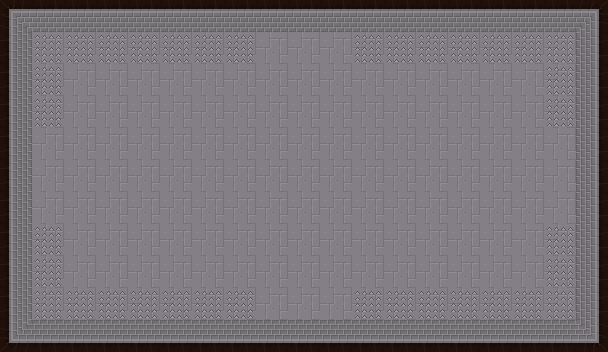

This game map was drawn from its Tiled (.tmx) file and the tilesets committed beside it. A one-line description and the full map source follow:
An orthogonal 19x11 tile map with 32x32 px tiles, 2 tile layers (ground, obstacles) and 49 objects.

<map version="1.5" tiledversion="1.5.0" orientation="orthogonal" renderorder="right-down" width="19" height="11" tilewidth="32" tileheight="32" infinite="0" nextlayerid="10" nextobjectid="127">
 <tileset firstgid="1" source="room2.tsx" />
 <layer id="1" name="ground" width="19" height="11">
  <data encoding="csv">
23,22,22,22,22,22,22,22,22,0,22,22,22,22,22,22,22,22,2684354583,
1610612758,19,19,19,19,19,19,19,19,19,19,19,19,19,19,19,19,19,2684354582,
1610612758,19,19,19,19,19,19,19,19,19,19,19,19,19,19,19,19,19,2684354582,
1610612758,19,19,19,19,19,19,19,19,19,19,19,19,19,19,19,19,19,2684354582,
1610612758,19,19,19,19,19,19,19,19,19,19,19,19,19,19,19,19,19,2684354582,
0,19,19,19,19,19,19,19,19,19,19,19,19,19,19,19,19,19,0,
1610612758,19,19,19,19,19,19,19,19,19,19,19,19,19,19,19,19,19,2684354582,
1610612758,19,19,19,19,19,19,19,19,19,19,19,19,19,19,19,19,19,2684354582,
1610612758,19,19,19,19,19,19,19,19,19,19,19,19,19,19,19,19,19,2684354582,
1610612758,19,19,19,19,19,19,19,19,19,19,19,19,19,19,19,19,19,2684354582,
1610612759,3221225494,3221225494,3221225494,3221225494,3221225494,3221225494,3221225494,3221225494,0,3221225494,3221225494,3221225494,3221225494,3221225494,3221225494,3221225494,3221225494,3221225495
</data>
 </layer>
 <objectgroup id="5" name="doors-UP">
  <object id="36" x="288" y="0" width="32" height="32" />
 </objectgroup>
 <objectgroup id="6" name="doors-RIGHT">
  <object id="78" x="576" y="160" width="32" height="32" />
 </objectgroup>
 <objectgroup id="7" name="doors-LEFT">
  <object id="125" x="288" y="160" width="32" height="32" />
  <object id="126" x="0" y="160" width="32" height="32" />
 </objectgroup>
 <objectgroup id="8" name="doors-DOWN">
  <object id="76" x="288.083" y="320" width="32" height="32" />
 </objectgroup>
 <layer id="3" name="obstacles" width="19" height="11">
  <data encoding="csv">
0,0,0,0,0,0,0,0,0,22,0,0,0,0,0,0,0,0,0,
0,21,21,21,21,21,21,21,0,0,0,21,21,21,21,21,21,21,0,
0,21,0,0,0,0,0,0,0,0,0,0,0,0,0,0,0,21,0,
0,21,0,0,0,0,0,0,0,0,0,0,0,0,0,0,0,21,0,
0,0,0,0,0,0,0,0,0,0,0,0,0,0,0,0,0,0,0,
1610612758,0,0,0,0,0,0,0,0,0,0,0,0,0,0,0,0,0,2684354582,
0,0,0,0,0,0,0,0,0,0,0,0,0,0,0,0,0,0,0,
0,21,0,0,0,0,0,0,0,0,0,0,0,0,0,0,0,21,0,
0,21,0,0,0,0,0,0,0,0,0,0,0,0,0,0,0,21,0,
0,21,21,21,21,21,21,21,0,0,0,21,21,21,21,21,21,21,0,
0,0,0,0,0,0,0,0,0,3221225494,0,0,0,0,0,0,0,0,0
</data>
 </layer>
 <objectgroup id="9" name="fire">
  <object id="79" x="46.6364" y="42.2121">
   <polygon points="0,0 -5.07508,6.75568 0.588415,12.6875 6.98742,6.59091" />
  </object>
  <object id="80" x="79.8182" y="41.6364">
   <polygon points="0,0 -5.07508,6.75568 0.588415,12.6875 6.98742,6.59091" />
  </object>
  <object id="81" x="110.727" y="42.1818">
   <polygon points="0,0 -5.07508,6.75568 0.588415,12.6875 6.98742,6.59091" />
  </object>
  <object id="82" x="143.273" y="42.5455">
   <polygon points="0,0 -5.07508,6.75568 0.588415,12.6875 6.98742,6.59091" />
  </object>
  <object id="83" x="174.727" y="42.5455">
   <polygon points="0,0 -5.07508,6.75568 0.588415,12.6875 6.98742,6.59091" />
  </object>
  <object id="84" x="206.909" y="42.3636">
   <polygon points="0,0 -5.07508,6.75568 0.588415,12.6875 6.98742,6.59091" />
  </object>
  <object id="85" x="239.455" y="42.1818">
   <polygon points="0,0 -5.07508,6.75568 0.588415,12.6875 6.98742,6.59091" />
  </object>
  <object id="88" x="366.681" y="42.1136">
   <polygon points="0,0 -5.07508,6.75568 0.588415,12.6875 6.98742,6.59091" />
  </object>
  <object id="89" x="399.863" y="41.5379">
   <polygon points="0,0 -5.07508,6.75568 0.588415,12.6875 6.98742,6.59091" />
  </object>
  <object id="90" x="430.772" y="42.0833">
   <polygon points="0,0 -5.07508,6.75568 0.588415,12.6875 6.98742,6.59091" />
  </object>
  <object id="91" x="463.318" y="42.447">
   <polygon points="0,0 -5.07508,6.75568 0.588415,12.6875 6.98742,6.59091" />
  </object>
  <object id="92" x="494.772" y="42.447">
   <polygon points="0,0 -5.07508,6.75568 0.588415,12.6875 6.98742,6.59091" />
  </object>
  <object id="93" x="526.954" y="42.2651">
   <polygon points="0,0 -5.07508,6.75568 0.588415,12.6875 6.98742,6.59091" />
  </object>
  <object id="94" x="559.5" y="42.0833">
   <polygon points="0,0 -5.07508,6.75568 0.588415,12.6875 6.98742,6.59091" />
  </object>
  <object id="95" x="366.181" y="299.03">
   <polygon points="0,0 -5.07508,6.75568 0.588415,12.6875 6.98742,6.59091" />
  </object>
  <object id="96" x="399.363" y="298.455">
   <polygon points="0,0 -5.07508,6.75568 0.588415,12.6875 6.98742,6.59091" />
  </object>
  <object id="97" x="430.272" y="299">
   <polygon points="0,0 -5.07508,6.75568 0.588415,12.6875 6.98742,6.59091" />
  </object>
  <object id="98" x="462.818" y="299.364">
   <polygon points="0,0 -5.07508,6.75568 0.588415,12.6875 6.98742,6.59091" />
  </object>
  <object id="99" x="494.272" y="299.364">
   <polygon points="0,0 -5.07508,6.75568 0.588415,12.6875 6.98742,6.59091" />
  </object>
  <object id="100" x="526.454" y="299.182">
   <polygon points="0,0 -5.07508,6.75568 0.588415,12.6875 6.98742,6.59091" />
  </object>
  <object id="101" x="559" y="299">
   <polygon points="0,0 -5.07508,6.75568 0.588415,12.6875 6.98742,6.59091" />
  </object>
  <object id="102" x="46.5147" y="298.697">
   <polygon points="0,0 -5.07508,6.75568 0.588415,12.6875 6.98742,6.59091" />
  </object>
  <object id="103" x="79.6965" y="298.121">
   <polygon points="0,0 -5.07508,6.75568 0.588415,12.6875 6.98742,6.59091" />
  </object>
  <object id="104" x="110.605" y="298.667">
   <polygon points="0,0 -5.07508,6.75568 0.588415,12.6875 6.98742,6.59091" />
  </object>
  <object id="105" x="143.151" y="299.03">
   <polygon points="0,0 -5.07508,6.75568 0.588415,12.6875 6.98742,6.59091" />
  </object>
  <object id="106" x="174.605" y="299.03">
   <polygon points="0,0 -5.07508,6.75568 0.588415,12.6875 6.98742,6.59091" />
  </object>
  <object id="107" x="206.787" y="298.848">
   <polygon points="0,0 -5.07508,6.75568 0.588415,12.6875 6.98742,6.59091" />
  </object>
  <object id="108" x="239.333" y="298.667">
   <polygon points="0,0 -5.07508,6.75568 0.588415,12.6875 6.98742,6.59091" />
  </object>
  <object id="109" x="46.7273" y="266.364">
   <polygon points="0,0 -5.07508,6.75568 0.588415,12.6875 6.98742,6.59091" />
  </object>
  <object id="110" x="47.2727" y="234.727">
   <polygon points="0,0 -5.07508,6.75568 0.588415,12.6875 6.98742,6.59091" />
  </object>
  <object id="111" x="46.5" y="74.5">
   <polygon points="0,0 -5.07508,6.75568 0.588415,12.6875 6.98742,6.59091" />
  </object>
  <object id="112" x="47" y="107">
   <polygon points="0,0 -5.07508,6.75568 0.588415,12.6875 6.98742,6.59091" />
  </object>
  <object id="113" x="559.091" y="266.727">
   <polygon points="0,0 -5.07508,6.75568 0.588415,12.6875 6.98742,6.59091" />
  </object>
  <object id="114" x="559.273" y="234.909">
   <polygon points="0,0 -5.07508,6.75568 0.588415,12.6875 6.98742,6.59091" />
  </object>
  <object id="115" x="558.727" y="106.545">
   <polygon points="0,0 -5.07508,6.75568 0.588415,12.6875 6.98742,6.59091" />
  </object>
  <object id="116" x="559.091" y="75.2727">
   <polygon points="0,0 -5.07508,6.75568 0.588415,12.6875 6.98742,6.59091" />
  </object>
 </objectgroup>
 <objectgroup id="4" name="border">
  <object id="117" x="0" y="0" width="288" height="32" />
  <object id="118" x="0" y="0" width="32" height="160" />
  <object id="119" x="0" y="192" width="32" height="160" />
  <object id="120" x="0" y="320" width="288" height="32" />
  <object id="121" x="320" y="320" width="288" height="32" />
  <object id="122" x="576" y="192" width="32" height="160" />
  <object id="123" x="576" y="0" width="32" height="160" />
  <object id="124" x="320" y="0" width="288" height="32" />
 </objectgroup>
</map>
